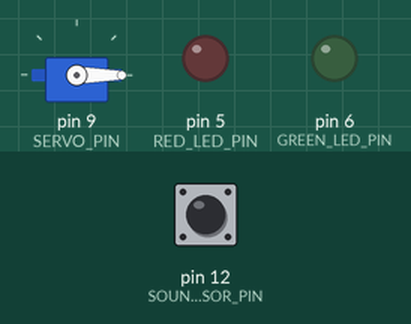
Bench run of a sketch on a simulated Arduino Uno, built with avr-gcc and run on an emulated ATmega328P. On the bench: servo, output pins drawn as LEDs (lit = HIGH). The test bench sets the inputs (shaded band); at power-on: pin 12 (SOUND_SENSOR_PIN) LOW.

Above: at 1.2 s.
1.3 s: pin 12 (SOUND_SENSOR_PIN) driven HIGH
At 2.4 s:
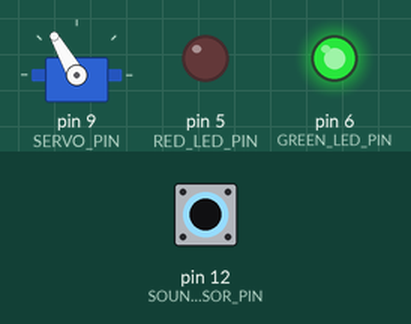
2.8 s: pin 12 (SOUND_SENSOR_PIN) pulsed LOW 5 times (0.12 s each, 0.3 s apart)
At 5.3 s:
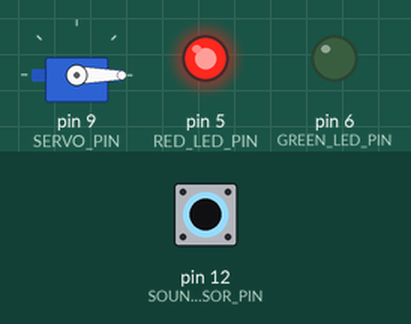
Timing chart, 0 to 6.8 s (numbered marks = the images above; inputs shaded):
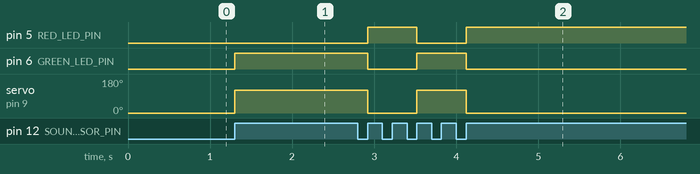

Measured:
- after the input at 1.3 s, pin 6 (GREEN_LED_PIN): LOW → HIGH at once; servo on pin 9 (SERVO_PIN): 0° → 120° at once
- after the input at 2.8 s, pin 5 (RED_LED_PIN): LOW → HIGH after 0.12 s, → LOW 0.60 s later, → HIGH 0.60 s later; pin 6 (GREEN_LED_PIN): HIGH → LOW after 0.12 s, → HIGH 0.60 s later, → LOW 0.60 s later; servo on pin 9 (SERVO_PIN): 120° → 0° after 0.12 s, → 120° 0.60 s later, → 0° 0.60 s later

The sketch:

box.ino
```cpp
#include "HardwareSerial.h"
#include <Arduino.h>
#include <Servo.h>

#define SOUND_SENSOR_PIN 12
#define SERVO_PIN 9
#define RED_LED_PIN 5
#define GREEN_LED_PIN 6
#define OPEN 120
#define CLOSE 0

Servo servo;
int previous_value;
bool is_open = false;

void setup()
{
    servo.attach(SERVO_PIN);
    servo.write(CLOSE);
    pinMode(SOUND_SENSOR_PIN, INPUT);
    previous_value = digitalRead(SOUND_SENSOR_PIN);
    pinMode(RED_LED_PIN, OUTPUT);
    pinMode(GREEN_LED_PIN, OUTPUT);
}

void loop()
{
    int value = digitalRead(SOUND_SENSOR_PIN);
    if (value == HIGH && previous_value == LOW)
    {
        is_open=!is_open;
        digitalWrite(GREEN_LED_PIN, is_open?HIGH:LOW);
        digitalWrite(RED_LED_PIN, is_open?LOW:HIGH);
        servo.write(is_open?OPEN:CLOSE);
        delay(500);
    }
    previous_value = value;
    delay(1);
}
```
